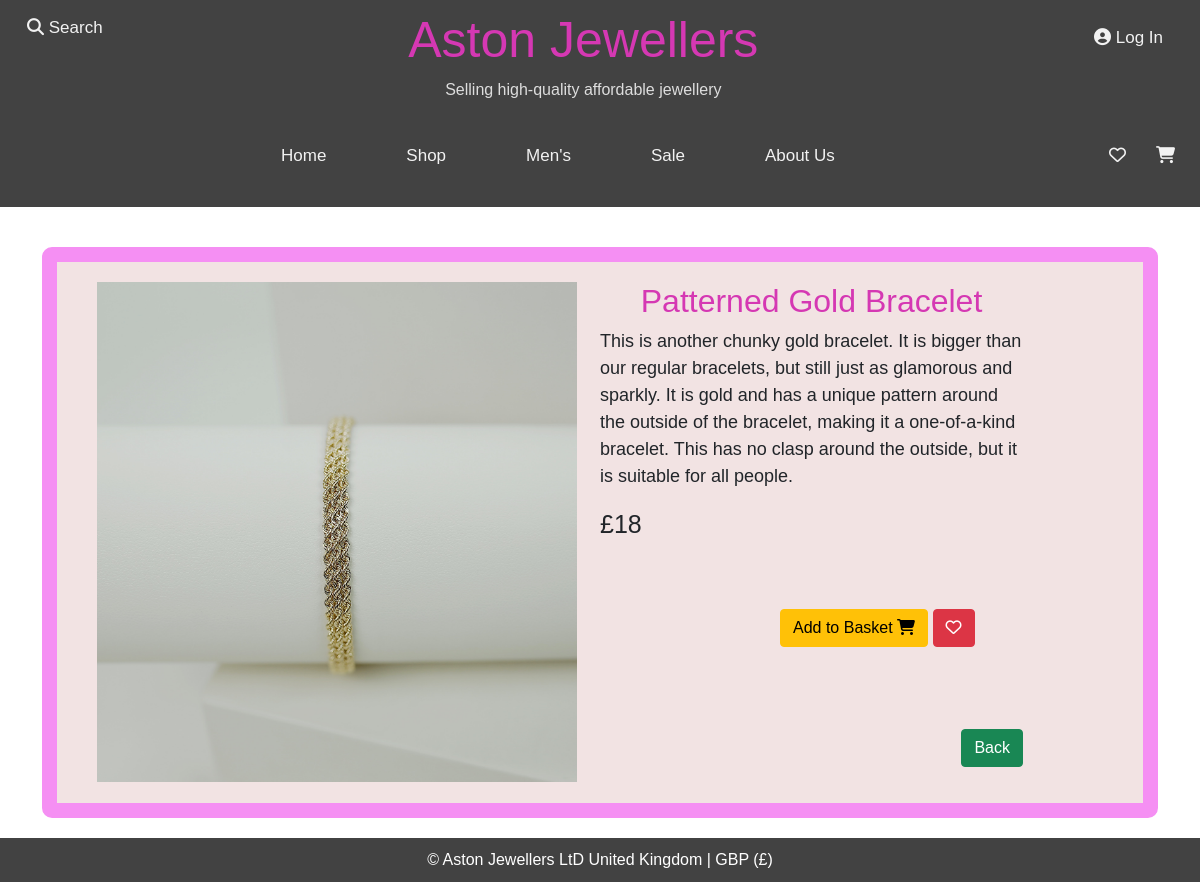
/AstonJewellerss/view_product.php?id=16, run on the app's committed database.
### tables this page shows
CREATE TABLE `product` (
  `id` int(11) NOT NULL,
  `name` varchar(255) NOT NULL,
  `price` float NOT NULL,
  `type` varchar(20) NOT NULL,
  `image` varchar(255) NOT NULL,
  `desc` varchar(500) NOT NULL,
  `alt_text` text NOT NULL,
  `created_at` date NOT NULL,
  `updated_at` date NOT NULL,
  `stock` int(11) NOT NULL,
  `sale` tinyint(4) DEFAULT 0
);

### AstonJewellerss/view_product.php (the view, shortened to what this page needs)
<?php
include './functions.php';
$conn = getDb();
$stat = $conn->prepare("SELECT id, name, price, image, `desc`, alt_text FROM product WHERE id=?");
$stat->bindParam(1, $_GET["id"], PDO::PARAM_INT);
$stat->execute();
$result = $stat->fetchAll();
$the_product = $result[0];
?>
<!DOCTYPE html>
<html lang="en">
<body>
  <main>
    <div class="container">
      <div class="item">
        <div id="container">
          <?php echo "<img class=\"product-img\" src=\"" . $the_product["image"] . "\" alt=\"" . $the_product["alt_text"] . "\">"; ?>
        </div>
        <div class="product">
          <?php echo "<h2>" . $the_product["name"] . "</h2>";
                echo "<p>" . $the_product["desc"] . "</p>";
                echo "<span>£" . $the_product["price"] . "</span>"; ?>
          <div class="product-buttons">
            <button type="submit" class="btn btn-warning my-3" name="add">Add to Basket <i class="fa fa-shopping-cart"></i></button>
            <button type="submit" class="btn btn-danger my-3" name="add"><i class="fa fa-heart-o"></i></button>
          </div>
          <form class="back-btn">
            <button type="button" class="btn btn-success my-3" onclick="history.back()">Back</button>
          </form>
        </div>
      </div>
    </div>
  </main>
</body>
</html>

### AstonJewellerss/css/style.css (style rules this page uses)
* { font-family:Verdana, Geneva, Tahoma, sans-serif; }
body { margin: 0; font-family: sans-seif; background:#ffe6ff; }
h1, h2, h3, h4, h5 { color: #d538b3; }
h2 { width: 100%; text-align: center; }
.container { width: 1000px; margin-bottom: 20px; }
.item { margin: 40px auto 0; background-color: #f2e3e3; border: 15px solid rgb(245, 143, 243); padding: 20px; border-radius: 10px; display: grid; grid-template-columns: 1fr 1fr; }
#container { height: 500px; width: 500px; overflow: hidden; }
.item img { transform-origin: center; height: 100%; width: 100%; margin-left: 20px; }
.product { margin-right: 100px; }
.product p { font-size: 18px; }
.product span { font-size: 25px; }
.product-buttons { margin-left: 180px; margin-top: 50px; }
.back-btn { margin-top: 50px; display: flex; justify-content: flex-end; }
main { flex: 1; }

### AstonJewellerss/css/shop.css (style rules this page uses)
body { background-color: #efefef; }

### data on the page
product: image (picture), name "Patterned Gold Bracelet", desc "This is another chunky gold bracelet. It is bigger than our regular bracelets, but still just as glamorous and sparkly. It is gold and has a unique pattern around the outside of the bracelet, making it a one-of-a-kind bracelet. This has no clasp around the outside, but it is suitable for all people.", price "18"
